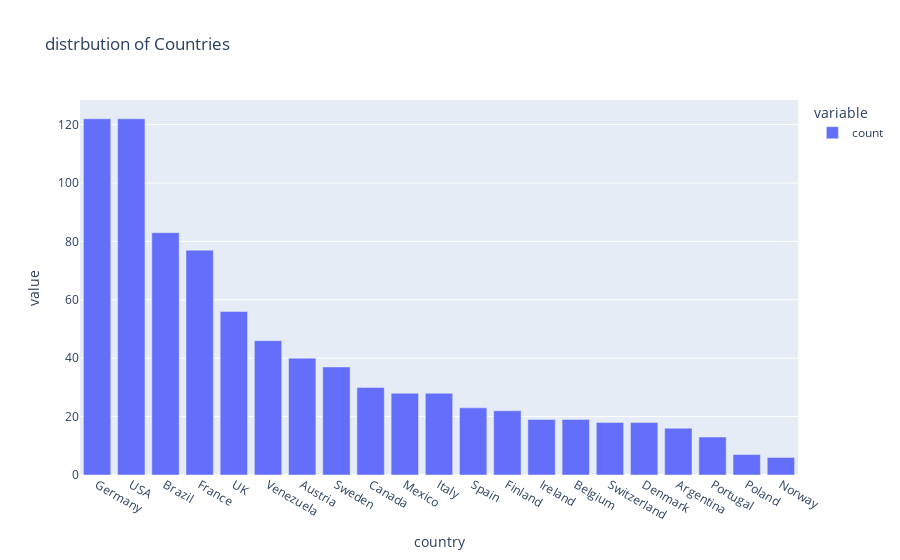

Notebook code for this chart:
### Code cell
px.bar(data_frame=orders.country.value_counts(), title='distrbution of Countries')

### Figure 1 — Plotly figure (JSON) as saved in the notebook; plotly's stock layout.template omitted (floating-point values rounded to 4 significant figures)
{"data": [{"hovertemplate": "variable=count<br>country=%{x}<br>value=%{y}<extra></extra>", "legendgroup": "count", "marker": {"color": "#636efa", "pattern": {"shape": ""}}, "name": "count", "orientation": "v", "showlegend": true, "textposition": "auto", "type": "bar", "x": ["Germany", "USA", "Brazil", "France", "UK", "Venezuela", "Austria", "Sweden", "Canada", "Mexico", "Italy", "Spain", "Finland", "Ireland", "Belgium", "Switzerland", "Denmark", "Argentina", "Portugal", "Poland", "Norway"], "xaxis": "x", "y": [122, 122, 83, 77, 56, 46, 40, 37, 30, 28, 28, 23, 22, 19, 19, 18, 18, 16, 13, 7, 6], "yaxis": "y"}], "layout": {"barmode": "relative", "legend": {"title": {"text": "variable"}, "tracegroupgap": 0}, "title": {"text": "distrbution of Countries"}, "xaxis": {"anchor": "y", "domain": [0, 1], "title": {"text": "country"}}, "yaxis": {"anchor": "x", "domain": [0, 1], "title": {"text": "value"}}}}
